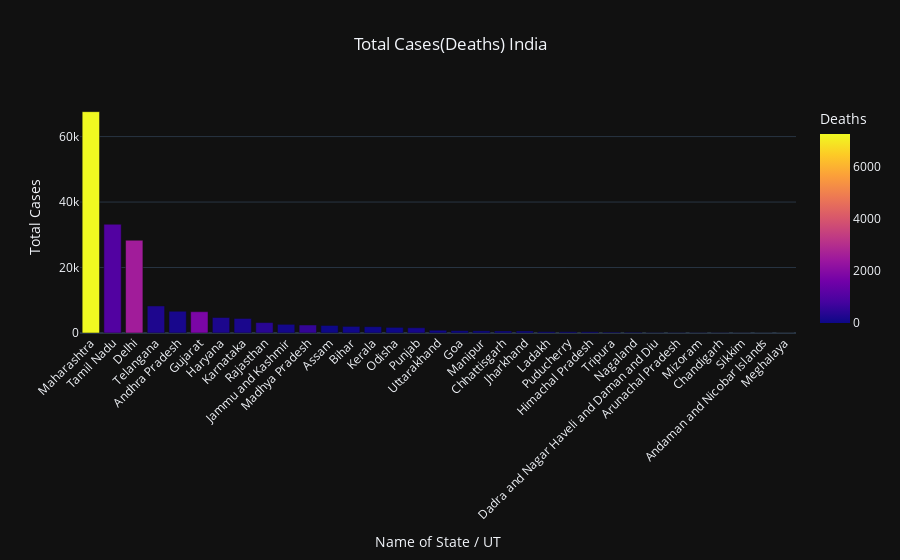

The notebook cell saved with this chart:
### Code cell
bar_chart(temp_df, total_cases_india, deaths_india, 'India')

### Figure 1 — Plotly figure (JSON) as saved in the notebook; plotly's stock layout.template omitted (floating-point values rounded to 4 significant figures)
{"data": [{"alignmentgroup": "True", "hovertemplate": "Name of State / UT=%{x}<br>Total Cases=%{y}<br>Deaths=%{marker.color}<extra></extra>", "legendgroup": "", "marker": {"color": [7273, 1025, 2558, 243, 157, 1789, 218, 191, 391, 93, 550, 9, 59, 22, 18, 128, 37, 2, 0, 13, 12, 1, 10, 9, 1, 0, 0, 1, 0, 6, 0, 0, 1], "coloraxis": "coloraxis"}, "name": "", "offsetgroup": "", "orientation": "v", "showlegend": false, "textposition": "auto", "type": "bar", "x": ["Maharashtra", "Tamil Nadu", "Delhi", "Telangana", "Andhra Pradesh", "Gujarat", "Haryana", "Karnataka", "Rajasthan", "Jammu and Kashmir", "Madhya Pradesh", "Assam", "Bihar", "Kerala", "Odisha", "Punjab", "Uttarakhand", "Goa", "Manipur", "Chhattisgarh", "Jharkhand", "Ladakh", "Puducherry", "Himachal Pradesh", "Tripura", "Nagaland", "Dadra and Nagar Haveli and Daman and Diu", "Arunachal Pradesh", "Mizoram", "Chandigarh", "Sikkim", "Andaman and Nicobar Islands", "Meghalaya"], "xaxis": "x", "y": [67615, 33216, 28329, 8265, 6648, 6511, 4737, 4445, 3186, 2648, 2444, 2307, 2029, 1939, 1726, 1608, 842, 706, 660, 618, 603, 405, 388, 376, 262, 223, 122, 122, 93, 87, 41, 29, 4], "yaxis": "y"}], "layout": {"barmode": "relative", "coloraxis": {"colorbar": {"title": {"text": "Deaths"}}, "colorscale": [[0, "#0d0887"], [0.1111, "#46039f"], [0.2222, "#7201a8"], [0.3333, "#9c179e"], [0.4444, "#bd3786"], [0.5556, "#d8576b"], [0.6667, "#ed7953"], [0.7778, "#fb9f3a"], [0.8889, "#fdca26"], [1, "#f0f921"]]}, "hovermode": "x", "legend": {"tracegroupgap": 0}, "title": {"text": "Total Cases(Deaths) India", "x": 0.5, "xanchor": "center"}, "xaxis": {"anchor": "y", "domain": [0, 1], "tickangle": -45, "title": {"text": "Name of State / UT"}}, "yaxis": {"anchor": "x", "domain": [0, 1], "title": {"text": "Total Cases"}}}}
